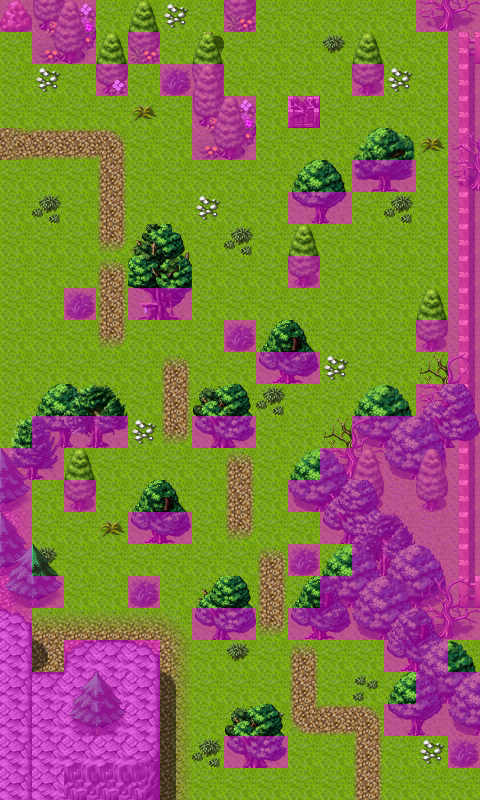

This is a level from a 2D game, rendered from its Tiled map with the project's own tilesets. A one-line summary and the map file follow, with tile-layer data summarised:
An orthogonal 15x25 tile map with 32x32 px tiles, 5 tile layers (Ground, Objects, Above, Top, ...), 61 tilesets and 8 objects (5x spawn, 3x mapchange).

<map version="1.5" tiledversion="1.7.2" orientation="orthogonal" renderorder="right-down" width="15" height="25" tilewidth="32" tileheight="32" infinite="0" nextlayerid="10" nextobjectid="9">
 <properties>
  <property name="outdoors" value="1" />
 </properties>
 <tileset firstgid="1" name="map_bed_1" tilewidth="32" tileheight="32" tilecount="128" columns="16">
  <image source="../drawable/map_bed_1.png" width="512" height="256" />
 </tileset>
 <tileset firstgid="129" name="map_border_1" tilewidth="32" tileheight="32" tilecount="128" columns="16">
  <image source="../drawable/map_border_1.png" width="512" height="256" />
 </tileset>
 <tileset firstgid="257" name="map_bridge_1" tilewidth="32" tileheight="32" tilecount="128" columns="16">
  <image source="../drawable/map_bridge_1.png" width="512" height="256" />
 </tileset>
 <tileset firstgid="385" name="map_bridge_2" tilewidth="32" tileheight="32" tilecount="128" columns="16">
  <image source="../drawable/map_bridge_2.png" width="512" height="256" />
 </tileset>
 <tileset firstgid="513" name="map_broken_1" tilewidth="32" tileheight="32" tilecount="128" columns="16">
  <image source="../drawable/map_broken_1.png" width="512" height="256" />
 </tileset>
 <tileset firstgid="641" name="map_cavewall_1" tilewidth="32" tileheight="32" tilecount="108" columns="18">
  <image source="../drawable/map_cavewall_1.png" width="576" height="192" />
 </tileset>
 <tileset firstgid="749" name="map_cavewall_2" tilewidth="32" tileheight="32" tilecount="108" columns="18">
  <image source="../drawable/map_cavewall_2.png" width="576" height="192" />
 </tileset>
 <tileset firstgid="857" name="map_cavewall_3" tilewidth="32" tileheight="32" tilecount="108" columns="18">
  <image source="../drawable/map_cavewall_3.png" width="576" height="192" />
 </tileset>
 <tileset firstgid="965" name="map_cavewall_4" tilewidth="32" tileheight="32" tilecount="108" columns="18">
  <image source="../drawable/map_cavewall_4.png" width="576" height="192" />
 </tileset>
 <tileset firstgid="1073" name="map_chair_table_1" tilewidth="32" tileheight="32" tilecount="128" columns="16">
  <image source="../drawable/map_chair_table_1.png" width="512" height="256" />
 </tileset>
 <tileset firstgid="1201" name="map_chair_table_2" tilewidth="32" tileheight="32" tilecount="128" columns="16">
  <image source="../drawable/map_chair_table_2.png" width="512" height="256" />
 </tileset>
 <tileset firstgid="1329" name="map_crate_1" tilewidth="32" tileheight="32" tilecount="128" columns="16">
  <image source="../drawable/map_crate_1.png" width="512" height="256" />
 </tileset>
 <tileset firstgid="1457" name="map_cupboard_1" tilewidth="32" tileheight="32" tilecount="128" columns="16">
  <image source="../drawable/map_cupboard_1.png" width="512" height="256" />
 </tileset>
 <tileset firstgid="1585" name="map_curtain_1" tilewidth="32" tileheight="32" tilecount="128" columns="16">
  <image source="../drawable/map_curtain_1.png" width="512" height="256" />
 </tileset>
 <tileset firstgid="1713" name="map_entrance_1" tilewidth="32" tileheight="32" tilecount="128" columns="16">
  <image source="../drawable/map_entrance_1.png" width="512" height="256" />
 </tileset>
 <tileset firstgid="1841" name="map_entrance_2" tilewidth="32" tileheight="32" tilecount="128" columns="16">
  <image source="../drawable/map_entrance_2.png" width="512" height="256" />
 </tileset>
 <tileset firstgid="1969" name="map_fence_1" tilewidth="32" tileheight="32" tilecount="128" columns="16">
  <image source="../drawable/map_fence_1.png" width="512" height="256" />
 </tileset>
 <tileset firstgid="2097" name="map_fence_2" tilewidth="32" tileheight="32" tilecount="128" columns="16">
  <image source="../drawable/map_fence_2.png" width="512" height="256" />
 </tileset>
 <tileset firstgid="2225" name="map_fence_3" tilewidth="32" tileheight="32" tilecount="128" columns="16">
  <image source="../drawable/map_fence_3.png" width="512" height="256" />
 </tileset>
 <tileset firstgid="2353" name="map_fence_4" tilewidth="32" tileheight="32" tilecount="128" columns="16">
  <image source="../drawable/map_fence_4.png" width="512" height="256" />
 </tileset>
 <tileset firstgid="2481" name="map_ground_1" tilewidth="32" tileheight="32" tilecount="128" columns="16">
  <image source="../drawable/map_ground_1.png" width="512" height="256" />
 </tileset>
 <tileset firstgid="2609" name="map_ground_2" tilewidth="32" tileheight="32" tilecount="128" columns="16">
  <image source="../drawable/map_ground_2.png" width="512" height="256" />
 </tileset>
 <tileset firstgid="2737" name="map_ground_3" tilewidth="32" tileheight="32" tilecount="128" columns="16">
  <image source="../drawable/map_ground_3.png" width="512" height="256" />
 </tileset>
 <tileset firstgid="2865" name="map_ground_4" tilewidth="32" tileheight="32" tilecount="128" columns="16">
  <image source="../drawable/map_ground_4.png" width="512" height="256" />
 </tileset>
 <tileset firstgid="2993" name="map_ground_5" tilewidth="32" tileheight="32" tilecount="128" columns="16">
  <image source="../drawable/map_ground_5.png" width="512" height="256" />
 </tileset>
 <tileset firstgid="3121" name="map_ground_6" tilewidth="32" tileheight="32" tilecount="128" columns="16">
  <image source="../drawable/map_ground_6.png" width="512" height="256" />
 </tileset>
 <tileset firstgid="3249" name="map_ground_7" tilewidth="32" tileheight="32" tilecount="128" columns="16">
  <image source="../drawable/map_ground_7.png" width="512" height="256" />
 </tileset>
 <tileset firstgid="3377" name="map_ground_8" tilewidth="32" tileheight="32" tilecount="128" columns="16">
  <image source="../drawable/map_ground_8.png" width="512" height="256" />
 </tileset>
 <tileset firstgid="3505" name="map_house_1" tilewidth="32" tileheight="32" tilecount="128" columns="16">
  <image source="../drawable/map_house_1.png" width="512" height="256" />
 </tileset>
 <tileset firstgid="3633" name="map_house_2" tilewidth="32" tileheight="32" tilecount="128" columns="16">
  <image source="../drawable/map_house_2.png" width="512" height="256" />
 </tileset>
 <tileset firstgid="3761" name="map_indoor_1" tilewidth="32" tileheight="32" tilecount="128" columns="16">
  <image source="../drawable/map_indoor_1.png" width="512" height="256" />
 </tileset>
 <tileset firstgid="3889" name="map_indoor_2" tilewidth="32" tileheight="32" tilecount="128" columns="16">
  <image source="../drawable/map_indoor_2.png" width="512" height="256" />
 </tileset>
 <tileset firstgid="4017" name="map_kitchen_1" tilewidth="32" tileheight="32" tilecount="128" columns="16">
  <image source="../drawable/map_kitchen_1.png" width="512" height="256" />
 </tileset>
 <tileset firstgid="4145" name="map_outdoor_1" tilewidth="32" tileheight="32" tilecount="128" columns="16">
  <image source="../drawable/map_outdoor_1.png" width="512" height="256" />
 </tileset>
 <tileset firstgid="4273" name="map_pillar_1" tilewidth="32" tileheight="32" tilecount="128" columns="16">
  <image source="../drawable/map_pillar_1.png" width="512" height="256" />
 </tileset>
 <tileset firstgid="4401" name="map_pillar_2" tilewidth="32" tileheight="32" tilecount="128" columns="16">
  <image source="../drawable/map_pillar_2.png" width="512" height="256" />
 </tileset>
 <tileset firstgid="4529" name="map_plant_1" tilewidth="32" tileheight="32" tilecount="128" columns="16">
  <image source="../drawable/map_plant_1.png" width="512" height="256" />
 </tileset>
 <tileset firstgid="4657" name="map_plant_2" tilewidth="32" tileheight="32" tilecount="128" columns="16">
  <image source="../drawable/map_plant_2.png" width="512" height="256" />
 </tileset>
 <tileset firstgid="4785" name="map_rock_1" tilewidth="32" tileheight="32" tilecount="128" columns="16">
  <image source="../drawable/map_rock_1.png" width="512" height="256" />
 </tileset>
 <tileset firstgid="4913" name="map_rock_2" tilewidth="32" tileheight="32" tilecount="128" columns="16">
  <image source="../drawable/map_rock_2.png" width="512" height="256" />
 </tileset>
 <tileset firstgid="5041" name="map_roof_1" tilewidth="32" tileheight="32" tilecount="128" columns="16">
  <image source="../drawable/map_roof_1.png" width="512" height="256" />
 </tileset>
 <tileset firstgid="5169" name="map_roof_2" tilewidth="32" tileheight="32" tilecount="128" columns="16">
  <image source="../drawable/map_roof_2.png" width="512" height="256" />
 </tileset>
 <tileset firstgid="5297" name="map_roof_3" tilewidth="32" tileheight="32" tilecount="128" columns="16">
  <image source="../drawable/map_roof_3.png" width="512" height="256" />
 </tileset>
 <tileset firstgid="5425" name="map_shop_1" tilewidth="32" tileheight="32" tilecount="128" columns="16">
  <image source="../drawable/map_shop_1.png" width="512" height="256" />
 </tileset>
 <tileset firstgid="5553" name="map_sign_ladder_1" tilewidth="32" tileheight="32" tilecount="128" columns="16">
  <image source="../drawable/map_sign_ladder_1.png" width="512" height="256" />
 </tileset>
 <tileset firstgid="5681" name="map_table_1" tilewidth="32" tileheight="32" tilecount="128" columns="16">
  <image source="../drawable/map_table_1.png" width="512" height="256" />
 </tileset>
 <tileset firstgid="5809" name="map_trail_1" tilewidth="32" tileheight="32" tilecount="128" columns="16">
  <image source="../drawable/map_trail_1.png" width="512" height="256" />
 </tileset>
 <tileset firstgid="5937" name="map_transition_1" tilewidth="32" tileheight="32" tilecount="128" columns="16">
  <image source="../drawable/map_transition_1.png" width="512" height="256" />
 </tileset>
 <tileset firstgid="6065" name="map_transition_2" tilewidth="32" tileheight="32" tilecount="128" columns="16">
  <image source="../drawable/map_transition_2.png" width="512" height="256" />
 </tileset>
 <tileset firstgid="6193" name="map_transition_3" tilewidth="32" tileheight="32" tilecount="128" columns="16">
  <image source="../drawable/map_transition_3.png" width="512" height="256" />
 </tileset>
 <tileset firstgid="6321" name="map_transition_4" tilewidth="32" tileheight="32" tilecount="128" columns="16">
  <image source="../drawable/map_transition_4.png" width="512" height="256" />
 </tileset>
 <tileset firstgid="6449" name="map_transition_5" tilewidth="32" tileheight="32" tilecount="128" columns="16">
  <image source="../drawable/map_transition_5.png" width="512" height="256" />
 </tileset>
 <tileset firstgid="6577" name="map_tree_1" tilewidth="32" tileheight="32" tilecount="128" columns="16">
  <image source="../drawable/map_tree_1.png" width="512" height="256" />
 </tileset>
 <tileset firstgid="6705" name="map_tree_2" tilewidth="32" tileheight="32" tilecount="128" columns="16">
  <image source="../drawable/map_tree_2.png" width="512" height="256" />
 </tileset>
 <tileset firstgid="6833" name="map_wall_1" tilewidth="32" tileheight="32" tilecount="128" columns="16">
  <image source="../drawable/map_wall_1.png" width="512" height="256" />
 </tileset>
 <tileset firstgid="6961" name="map_wall_2" tilewidth="32" tileheight="32" tilecount="120" columns="15">
  <image source="../drawable/map_wall_2.png" width="480" height="256" />
 </tileset>
 <tileset firstgid="7081" name="map_wall_3" tilewidth="32" tileheight="32" tilecount="120" columns="15">
  <image source="../drawable/map_wall_3.png" width="480" height="256" />
 </tileset>
 <tileset firstgid="7201" name="map_wall_4" tilewidth="32" tileheight="32" tilecount="120" columns="15">
  <image source="../drawable/map_wall_4.png" width="480" height="256" />
 </tileset>
 <tileset firstgid="7321" name="map_window_1" tilewidth="32" tileheight="32" tilecount="128" columns="16">
  <image source="../drawable/map_window_1.png" width="512" height="256" />
 </tileset>
 <tileset firstgid="7449" name="map_window_2" tilewidth="32" tileheight="32" tilecount="128" columns="16">
  <image source="../drawable/map_window_2.png" width="512" height="256" />
 </tileset>
 <tileset firstgid="7577" name="map_tree_3" tilewidth="32" tileheight="32" tilecount="544" columns="32">
  <image source="../drawable/map_tree_3.png" width="1024" height="544" />
 </tileset>
 <layer id="1" name="Ground" width="15" height="25">
  <data>[375 cells, 375 non-empty, 9 distinct tile ids]</data>
 </layer>
 <layer id="2" name="Objects" width="15" height="25">
  <data>[375 cells, 169 non-empty, 58 distinct tile ids]</data>
 </layer>
 <layer id="3" name="Above" width="15" height="25">
  <data>[375 cells, 79 non-empty, 38 distinct tile ids]</data>
 </layer>
 <layer id="4" name="Top" width="15" height="25">
  <data>[375 cells, 1 non-empty, 1 distinct tile ids]</data>
 </layer>
 <layer id="5" name="Walkable" width="15" height="25">
  <data>[375 cells, 132 non-empty, 1 distinct tile ids]</data>
 </layer>
 <objectgroup id="6" name="Mapevents">
  <object id="1" name="south" type="mapchange" x="160" y="768" width="320" height="32">
   <properties>
    <property name="map" value="way_to_sullengard_west_1" />
    <property name="place" value="north" />
   </properties>
  </object>
  <object id="2" name="west" type="mapchange" x="0" y="32" width="32" height="576">
   <properties>
    <property name="map" value="lake_shore_road_9" />
    <property name="place" value="east" />
   </properties>
  </object>
  <object id="3" name="north" type="mapchange" x="96" y="0" width="320" height="32">
   <properties>
    <property name="map" value="lake_shore_road_8a" />
    <property name="place" value="south" />
   </properties>
  </object>
 </objectgroup>
 <objectgroup id="7" name="Spawn">
  <object id="4" name="virid_toxin_spawn1" type="spawn" x="96" y="448" width="128" height="32">
   <properties>
    <property name="quantity" value="2" />
    <property name="spawngroup" value="virid_toxin" />
   </properties>
  </object>
  <object id="5" name="flying_tree_ant_spawn1" type="spawn" x="64" y="64" width="320" height="64">
   <properties>
    <property name="quantity" value="2" />
    <property name="spawngroup" value="flying_tree_ant" />
   </properties>
  </object>
  <object id="6" name="flying_tree_ant_spawn2" type="spawn" x="32" y="192" width="256" height="192">
   <properties>
    <property name="quantity" value="5" />
    <property name="spawngroup" value="flying_tree_ant" />
   </properties>
  </object>
  <object id="7" name="flying_tree_ant_spawn3" type="spawn" x="192" y="384" width="128" height="224">
   <properties>
    <property name="quantity" value="3" />
    <property name="spawngroup" value="flying_tree_ant" />
   </properties>
  </object>
  <object id="8" name="dirty_grimmthorn_marauder_spawn1" type="spawn" x="160" y="704" width="224" height="32">
   <properties>
    <property name="spawngroup" value="dirty_grimmthorn_marauder" />
   </properties>
  </object>
 </objectgroup>
 <objectgroup id="8" name="Keys" />
 <objectgroup id="9" name="Replace" />
</map>
